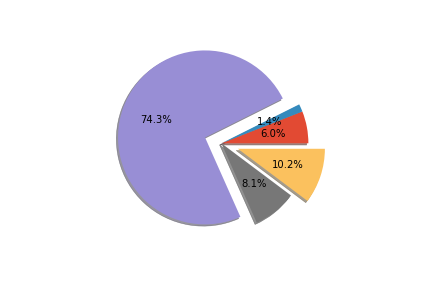
#> input picture SavedByProcess/pieFig.png, 432 x 288 px, found by its file name
$ python ReadImgProcess.py
#> lines starting #> are read from the running program, lines starting #| are printed output that depends on the picture
from matplotlib import pyplot as plt
from matplotlib import image as mpimg

img = mpimg.imread("SavedByProcess\pieFig.png")
#> img is the input picture: shape (288, 432, 4) float32; mean R, G, B, A 0.925, 0.909, 0.941, 1
# it give us grids in order to remove that we do it.
plt.axis("off")
plt.imshow(img[:,:,1],cmap="hot")
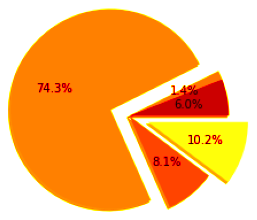
#> figure drawn by matplotlib, 1 panel
